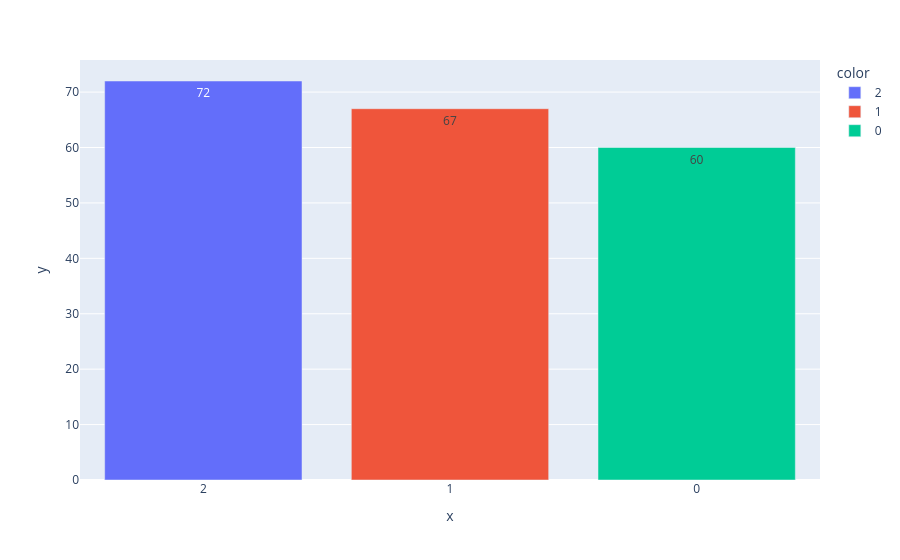

Notebook source saved alongside this figure:
### Code cell
# Diagramme en barre du nombre d'observations dans chaque classe
fig = px.bar(x = val.index.astype(str), y = val.values, color = val.index.astype(str), text_auto = True)
fig.show()

### Figure 1 — Plotly figure (JSON) as saved in the notebook; plotly's stock layout.template omitted (floating-point values rounded to 4 significant figures)
{"data": [{"hovertemplate": "color=2<br>x=%{x}<br>y=%{y}<extra></extra>", "legendgroup": "2", "marker": {"color": "#636efa", "pattern": {"shape": ""}}, "name": "2", "orientation": "v", "showlegend": true, "textposition": "auto", "texttemplate": "%{y}", "type": "bar", "x": ["2"], "xaxis": "x", "y": [72], "yaxis": "y"}, {"hovertemplate": "color=1<br>x=%{x}<br>y=%{y}<extra></extra>", "legendgroup": "1", "marker": {"color": "#EF553B", "pattern": {"shape": ""}}, "name": "1", "orientation": "v", "showlegend": true, "textposition": "auto", "texttemplate": "%{y}", "type": "bar", "x": ["1"], "xaxis": "x", "y": [67], "yaxis": "y"}, {"hovertemplate": "color=0<br>x=%{x}<br>y=%{y}<extra></extra>", "legendgroup": "0", "marker": {"color": "#00cc96", "pattern": {"shape": ""}}, "name": "0", "orientation": "v", "showlegend": true, "textposition": "auto", "texttemplate": "%{y}", "type": "bar", "x": ["0"], "xaxis": "x", "y": [60], "yaxis": "y"}], "layout": {"barmode": "relative", "legend": {"title": {"text": "color"}, "tracegroupgap": 0}, "margin": {"t": 60}, "xaxis": {"anchor": "y", "domain": [0.0, 1.0], "title": {"text": "x"}}, "yaxis": {"anchor": "x", "domain": [0.0, 1.0], "title": {"text": "y"}}}}
